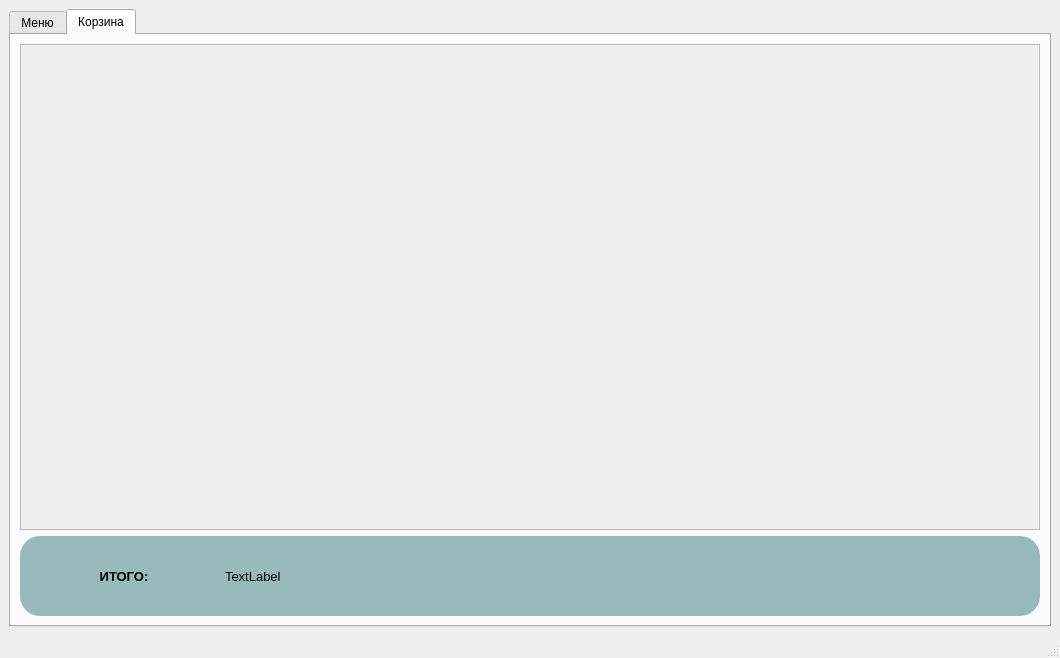
<?xml version="1.0" encoding="UTF-8"?>
<ui version="4.0">
 <class>MainWindow</class>
 <widget class="QMainWindow" name="MainWindow">
  <property name="geometry">
   <rect>
    <x>0</x>
    <y>0</y>
    <width>1056</width>
    <height>658</height>
   </rect>
  </property>
  <property name="windowTitle">
   <string>MainWindow</string>
  </property>
  <widget class="QWidget" name="centralwidget">
   <layout class="QVBoxLayout" name="verticalLayout">
    <item>
     <widget class="QTabWidget" name="tabWidget">
      <property name="currentIndex">
       <number>1</number>
      </property>
      <widget class="QWidget" name="tab">
       <attribute name="title">
        <string>Меню</string>
       </attribute>
       <widget class="QLabel" name="label">
        <property name="geometry">
         <rect>
          <x>50</x>
          <y>30</y>
          <width>111</width>
          <height>21</height>
         </rect>
        </property>
        <property name="text">
         <string>Категории блюд</string>
        </property>
       </widget>
       <widget class="QListWidget" name="listWidget">
        <property name="geometry">
         <rect>
          <x>10</x>
          <y>50</y>
          <width>191</width>
          <height>501</height>
         </rect>
        </property>
       </widget>
       <widget class="QLineEdit" name="searchLineEdit">
        <property name="geometry">
         <rect>
          <x>220</x>
          <y>15</y>
          <width>250</width>
          <height>30</height>
         </rect>
        </property>
        <property name="placeholderText">
         <string>Введите название блюда...</string>
        </property>
       </widget>
       <widget class="QPushButton" name="searchButton">
        <property name="geometry">
         <rect>
          <x>470</x>
          <y>15</y>
          <width>75</width>
          <height>30</height>
         </rect>
        </property>
        <property name="styleSheet">
         <string notr="true">background-color:rgb(153, 186, 189); color: white;</string>
        </property>
        <property name="text">
         <string>Поиск</string>
        </property>
       </widget>
       <widget class="QComboBox" name="filterComboBox">
        <property name="geometry">
         <rect>
          <x>560</x>
          <y>15</y>
          <width>150</width>
          <height>30</height>
         </rect>
        </property>
        <item>
         <property name="text">
          <string>Все категории</string>
         </property>
        </item>
        <item>
         <property name="text">
          <string>По названию</string>
         </property>
        </item>
        <item>
         <property name="text">
          <string>По цене (возр.)</string>
         </property>
        </item>
        <item>
         <property name="text">
          <string>По цене (убыв.)</string>
         </property>
        </item>
       </widget>
       <widget class="QScrollArea" name="scrollArea">
        <property name="geometry">
         <rect>
          <x>210</x>
          <y>50</y>
          <width>791</width>
          <height>501</height>
         </rect>
        </property>
        <property name="widgetResizable">
         <bool>true</bool>
        </property>
        <widget class="QWidget" name="scrollAreaWidgetContents">
         <property name="geometry">
          <rect>
           <x>0</x>
           <y>0</y>
           <width>789</width>
           <height>499</height>
          </rect>
         </property>
         <layout class="QVBoxLayout" name="menuLayout"/>
        </widget>
       </widget>
       <widget class="QToolButton" name="toolButton">
        <property name="geometry">
         <rect>
          <x>920</x>
          <y>10</y>
          <width>61</width>
          <height>41</height>
         </rect>
        </property>
        <property name="styleSheet">
         <string>background-color:rgb(255, 107, 107);</string>
        </property>
        <property name="text">
         <string>Корзина</string>
        </property>
       </widget>
      </widget>
      <widget class="QWidget" name="tab_2">
       <attribute name="title">
        <string>Корзина</string>
       </attribute>
       <layout class="QVBoxLayout" name="verticalLayout_3">
        <item>
         <widget class="QScrollArea" name="scrollArea_2">
          <property name="widgetResizable">
           <bool>true</bool>
          </property>
          <widget class="QWidget" name="scrollAreaWidgetContents_2">
           <property name="geometry">
            <rect>
             <x>0</x>
             <y>0</y>
             <width>1004</width>
             <height>445</height>
            </rect>
           </property>
           <widget class="QWidget" name="verticalLayoutWidget">
            <property name="geometry">
             <rect>
              <x>10</x>
              <y>10</y>
              <width>981</width>
              <height>421</height>
             </rect>
            </property>
            <layout class="QVBoxLayout" name="verticalLayout_2"/>
           </widget>
          </widget>
         </widget>
        </item>
        <item>
         <widget class="QFrame" name="frame">
          <property name="sizePolicy">
           <sizepolicy hsizetype="Fixed" vsizetype="Fixed">
            <horstretch>0</horstretch>
            <verstretch>0</verstretch>
           </sizepolicy>
          </property>
          <property name="minimumSize">
           <size>
            <width>1020</width>
            <height>80</height>
           </size>
          </property>
          <property name="maximumSize">
           <size>
            <width>1020</width>
            <height>80</height>
           </size>
          </property>
          <property name="styleSheet">
           <string notr="true">border-radius:20px; background-color:rgb(153, 186, 189);</string>
          </property>
          <property name="frameShape">
           <enum>QFrame::StyledPanel</enum>
          </property>
          <property name="frameShadow">
           <enum>QFrame::Raised</enum>
          </property>
          <layout class="QHBoxLayout" name="horizontalLayout">
           <item>
            <widget class="QLabel" name="label_2">
             <property name="sizePolicy">
              <sizepolicy hsizetype="Fixed" vsizetype="Fixed">
               <horstretch>0</horstretch>
               <verstretch>0</verstretch>
              </sizepolicy>
             </property>
             <property name="minimumSize">
              <size>
               <width>0</width>
               <height>40</height>
              </size>
             </property>
             <property name="maximumSize">
              <size>
               <width>190</width>
               <height>40</height>
              </size>
             </property>
             <property name="font">
              <font>
               <pointsize>10</pointsize>
               <weight>75</weight>
               <bold>true</bold>
              </font>
             </property>
             <property name="text">
              <string>ИТОГО:</string>
             </property>
             <property name="alignment">
              <set>Qt::AlignCenter</set>
             </property>
            </widget>
           </item>
           <item>
            <widget class="QLabel" name="label_3">
             <property name="font">
              <font>
               <pointsize>10</pointsize>
              </font>
             </property>
             <property name="text">
              <string>TextLabel</string>
             </property>
             <property name="alignment">
              <set>Qt::AlignLeading|Qt::AlignLeft|Qt::AlignVCenter</set>
             </property>
            </widget>
           </item>
          </layout>
         </widget>
        </item>
       </layout>
      </widget>
     </widget>
    </item>
   </layout>
  </widget>
  <widget class="QMenuBar" name="menubar">
   <property name="geometry">
    <rect>
     <x>0</x>
     <y>0</y>
     <width>1056</width>
     <height>26</height>
    </rect>
   </property>
  </widget>
  <widget class="QStatusBar" name="statusbar"/>
 </widget>
 <resources/>
 <connections/>
</ui>
